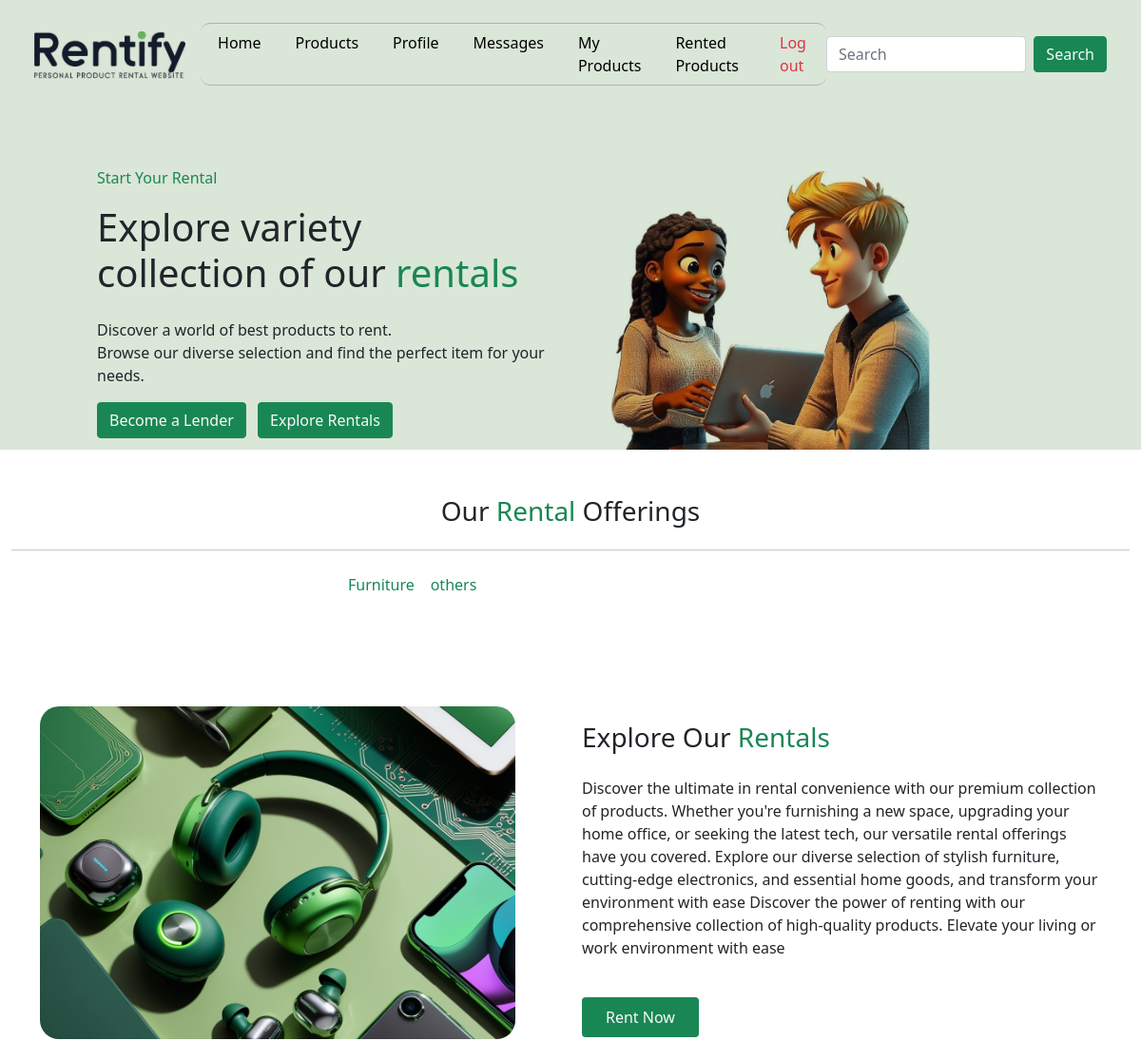
The page /userhome (signed in, upper part) on the database as committed earlier.
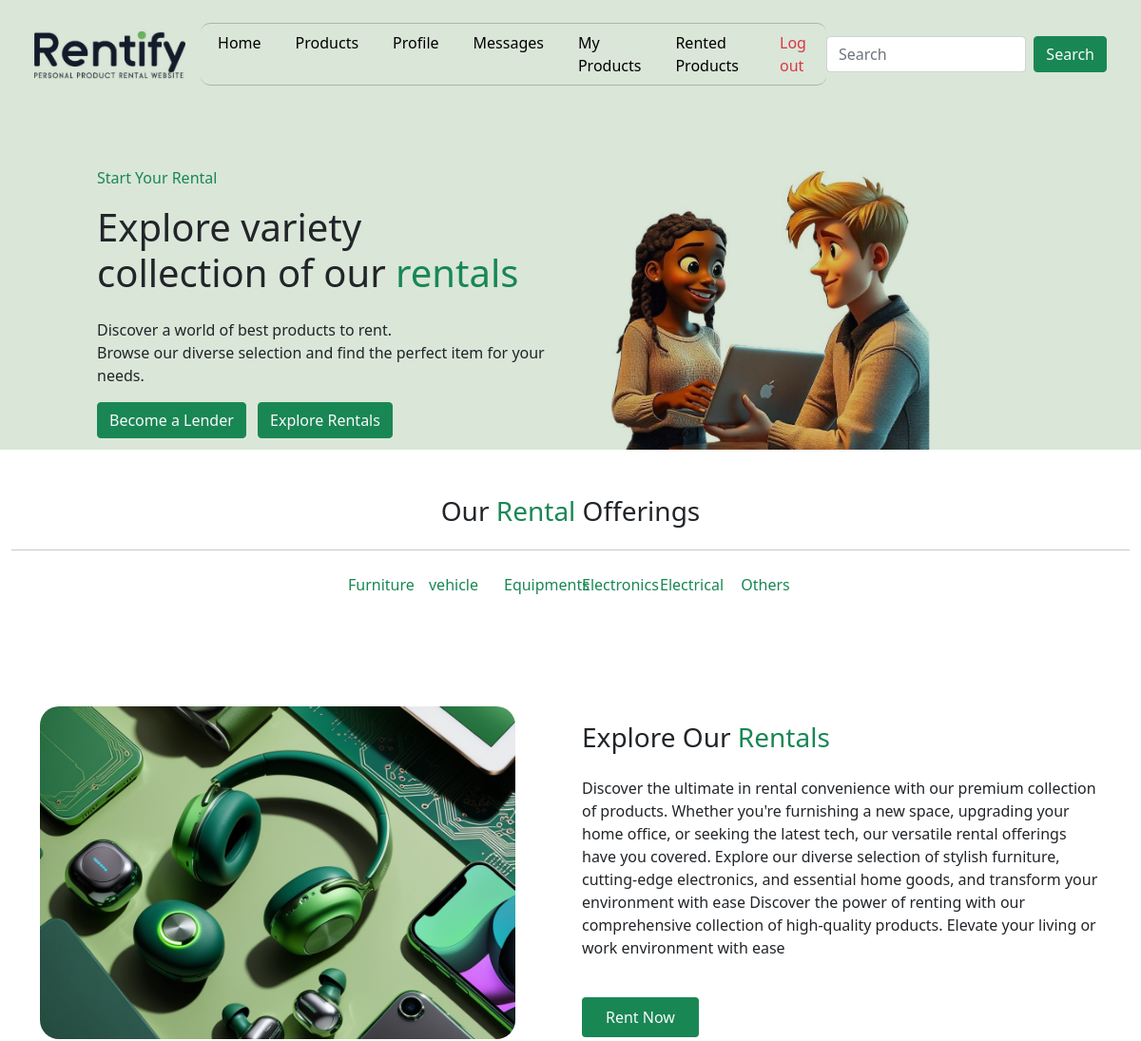
The same page on the database as committed later.
### rentapp/models.py (models this page shows)
class CATEGORY(models.Model):
    Categoryname=models.CharField(max_length=200)

### rentapp/views.py (the view)
# urls.py: path('userhome',views.userhome,name='userhome'),
def userhome(request):
    users=request.session.get('user_id')
    use=USERSDETAILS.objects.get(user_id_id=users)
    uid=use.user_id_id
    c=CATEGORY.objects.all()
    x = PRODUCT.objects.exclude(Owner_id=uid)[:6]
    return render(request,"userhome.html",{'x1':x,'c1':c})

### rentapp/templates/userhome.html (shortened to what the changed rows need)
{% load static %}
<!DOCTYPE html>
<html lang="en">
<head>
    <link href="https://cdn.jsdelivr.net/npm/bootstrap@5.0.2/dist/css/bootstrap.min.css" rel="stylesheet">
    <link rel="stylesheet" href="https://cdnjs.cloudflare.com/ajax/libs/font-awesome/5.15.4/css/all.min.css">
    <link rel="stylesheet" href="{% static 'css/userhome.css' %}">
  </head>
<body>
<section class="main">
  <div class="container">
    <div class="row align-items-center ms-lg-5 ">
      <div class="col-lg-6">
        <h1>Explore variety <br> collection of our <span class="text-success">rentals</span></h1>
      </div>
    </div>
  </div>
</section>
<div class="container-fluid">
  <div class="row category w-50 mt-1 m-auto px-5 py-1  w-md-100 text-center">
    {% for i in c1 %}
    <div class="col-lg-2">
      <p class="text-success ">{{ i.Categoryname }}</p>
    </div>
    {% endfor %}
</div>
  </div>
</body>
</html>

Rows that differ between the two databases and show on the page:
removed CATEGORY: Categoryname "others"
added CATEGORY: Categoryname "vehicle"
added CATEGORY: Categoryname "Equipments"
added CATEGORY: Categoryname "Electronics"
added CATEGORY: Categoryname "Electrical"
added CATEGORY: Categoryname "Others"
